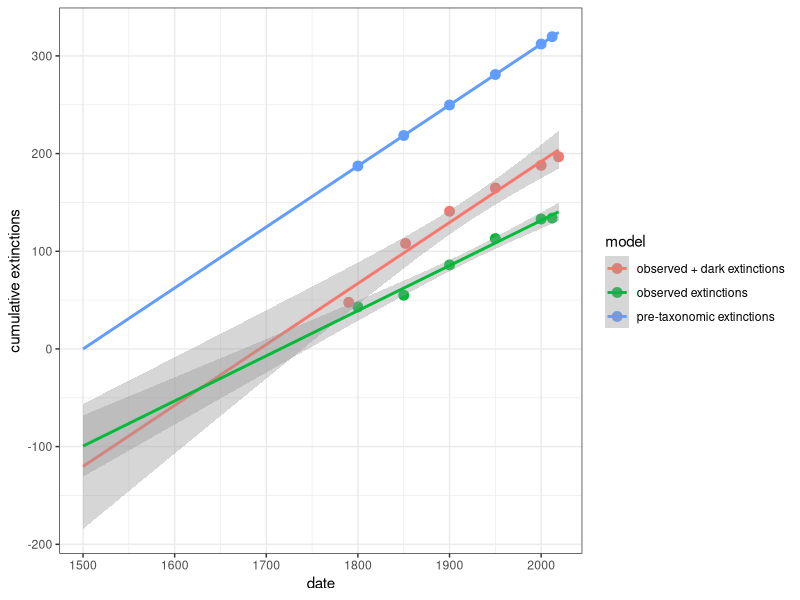

Reproduce this figure in R. (Note: this script raises an error after producing the figure.)
library(here)
library(tidyverse)


# data import
birds2 <- 
  read.csv(here('Data/figure2_data.csv')) %>% 
  slice(7:12) # capture data from 1800 - present


# ----------------------------
# linear model with no DEs

# extinctions = mu*year + b
# extinctions = 0.462*year - 792
model1 <- 
  lm(birds2$extinct ~ birds2$date)

mu1 <- as.numeric(model1$coefficients[2])
b1  <- as.numeric(model1$coefficients[1]) 


# ---------------------------
# add DEs from SEUX analysis by year
# data below obtained from SEUX output
# 1790 = 13.175 
# 1852 = 44.8126 - 13.175 = 31.6376
# 1900 = 55.5284 - 44.8126 = 10.7158
# 1950 = 56.3457 - 55.5284 = 0.8173
# 2000 = 56.359 - 56.3457 = 0.0133
# 2019 = 56.3615 - 56.359 = 0.0025

years <- c(1790, 1852, 1900, 1950, 2000, 2019)
DEs <- c(13.175, 31.6376, 10.7158, 0.8173, 0.0133, 0.0025)
DEs_cumlative <- c(13.175, 44.8126, 55.5284, 56.3457, 56.359, 56.3615)

# estimate regular extinctions from linear model at
# years stated above
f_ext <- function(x) mu1*(x) + b1

reg_ext <- sapply(years, f_ext)

# add DEs to regular extinctions at stated years
tot_ext <- reg_ext + DEs_cumlative


# ----------------------------------
# fit linear model to dataset that includes DEs

birds_DEs <- 
  cbind(years, tot_ext) %>% 
  as_tibble() %>% 
  mutate(date = years) %>% 
  mutate(extinct = tot_ext) %>% 
  select(c(3,4))

model2 <- 
  lm(birds_DEs$extinct ~ birds_DEs$date)


mu2 <- as.numeric(model2$coefficients[2])
b2  <- as.numeric(model2$coefficients[1]) 

# ---------------------------
# extrapolate so that there are 
# zero extinctions in year 1500

# b3 = -(mu2*1500) = -936.4972
f_pretax <- function(x) (mu2*x) - 936.4972

# zero extinctions at year 1500
f_pretax(1500)


# -------------------------
# create new data points to compare the SEUX and pretax models

# for pretaxonomic DEs
# calculate extinctions for dates of interest
birds_pretax <-
  birds2 %>% 
  mutate(extinct = f_pretax(birds2$date))

# -------------------------
# plotting

plot_data <-
  rbind(birds2, birds_DEs, birds_pretax) %>% 
  mutate(model = c(rep('observed extinctions', 6), rep('observed + dark extinctions', 6), rep('pre-taxonomic extinctions', 6)))

ggplot(plot_data) +
  aes(x = date, y = extinct, colour = model) +
  geom_point(size = 3) + 
  expand_limits(x = 1500) +
  theme_bw() + 
  # geom_smooth(method = 'lm') +
  stat_smooth(method = 'lm', fullrange = TRUE) +
  ylab('cumulative extinctions')
# -----------------------------------------
# from SEUX we know there were 55 dark extinctions
# we need to add them while keeping extinctions at 1500 = 0
# so let's add them by increasing extinction rate

# cronk model
# extinctions = 0.462(2012) - 693 

# add 55 DEs while keeping ext = 0 at year 1500
# 0 = mu(1500) - 693 - 55
# mu = 0.4986667

# where x = year
f <- function(x) 0.4986667*x - 748

# calculate extinctions for dates of interest
tot_ext <- sapply(birds3$date, f)

# add new extinction data to dataset
birds4 <-
  birds3 %>% 
  mutate(extinct = tot_ext)

plot_data <-
  rbind(birds2, birds3, birds4) %>% 
  mutate(model = c(rep('no DEs', 6), rep('Cronk Method DEs', 6), rep('Cronk Method + SEUX DEs', 6)))

ggplot(plot_data) +
  aes(x = date, y = extinct, colour = model) +
  geom_point(size = 3) + 
  expand_limits(x = 1500) +
  theme_bw() + 
  # geom_smooth(method = 'lm') +
  stat_smooth(method = 'lm', fullrange = TRUE)





# ------------------------------------------------------
# let's calculate the slope ("extinction rate") manually
# using Quentin's bird data 

birds2 <- 
  read.csv(here('Data/figure2_data.csv')) %>% 
  slice(7:12) # capture data from 1800 - present

x <- birds2$date
y <- birds2$extinct
xhat <- mean(x)
yhat <- mean(y)

library(magrittr)

# slope (extinction rate) is 0.462
er <- 
  sum(
    (x - xhat) %>% 
      multiply_by(y - yhat)) %>% 
  
  divide_by(
    
    sum(
      (x - xhat) %>% 
        multiply_by(x - xhat))
  )
